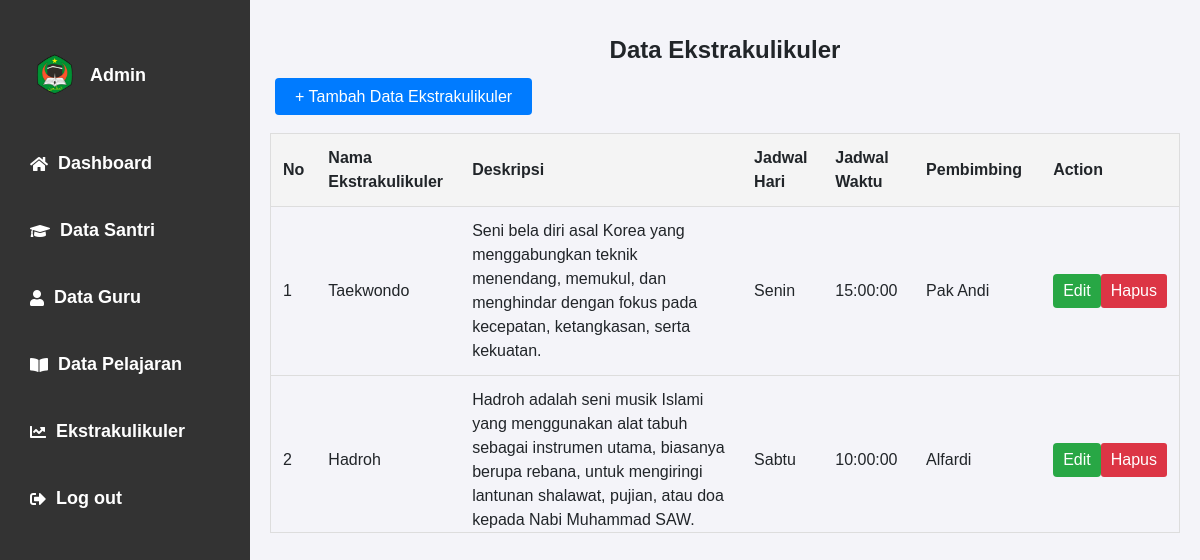
The page /ekstrakulikuler.php (signed in) on the database its author committed.
### tables this page shows
CREATE TABLE `ekstrakulikuler` (
  `id` int(11) NOT NULL,
  `nama_ekstrakulikuler` varchar(100) NOT NULL,
  `deskripsi` text DEFAULT NULL,
  `jadwal_hari` varchar(50) DEFAULT NULL,
  `jadwal_waktu` time DEFAULT NULL,
  `pembimbing` varchar(100) DEFAULT NULL,
  `created_at` timestamp NOT NULL DEFAULT current_timestamp(),
  `updated_at` timestamp NOT NULL DEFAULT current_timestamp() ON UPDATE current_timestamp()
);

### ekstrakulikuler.php (the view, shortened to what this page needs)
<?php
include 'sidebar.php';
?>
<!DOCTYPE html>
<html lang="id">
<head>
    <link rel="stylesheet" href="https://cdn.datatables.net/1.13.6/css/jquery.dataTables.min.css">
</head>
<body>
    <div class="container mt-3">
        <h2 class="text-center">Data Ekstrakulikuler</h2>
        <a href="tambah_ekstra.php" class="btn-primary mb-3">+ Tambah Data Ekstrakulikuler</a>
        <div class="table-wrapper mt-4">
            <table id="ekstrakulikuler" class="display" style="width:100%">
                <thead>
                    <tr>
                        <th>No</th>
                        <th>Nama Ekstrakulikuler</th>
                        <th>Deskripsi</th>
                        <th>Jadwal Hari</th>
                        <th>Jadwal Waktu</th>
                        <th>Pembimbing</th>
                        <th>Action</th>
                    </tr>
                </thead>
                <tbody>
                    <?php
                    require_once 'config.php';
                    $sql = "SELECT * FROM ekstrakulikuler";
                    $result = $koneksi->query($sql);
                    if ($result->num_rows > 0) {
                        $no = 1;
                        while ($row = $result->fetch_assoc()) {
                            echo "<tr>
                                <td>{$no}</td>
                                <td>" . htmlspecialchars($row['nama_ekstrakulikuler']) . "</td>
                                <td>" . htmlspecialchars($row['deskripsi']) . "</td>
                                <td>" . htmlspecialchars($row['jadwal_hari']) . "</td>
                                <td>" . htmlspecialchars($row['jadwal_waktu']) . "</td>
                                <td>" . htmlspecialchars($row['pembimbing']) . "</td>
                                <td>
                                    <div class='btn-group'>
                                        <a href='update_ekstra.php?id={$row['id']}' class='btn-success btn-sm'>Edit</a>
                                        <a href='delete_ekstra.php?id={$row['id']}' class='btn-danger btn-sm' onclick=\"return confirm('Yakin ingin menghapus?');\">Hapus</a>
                                    </div>
                                </td>
                            </tr>";
                            $no++;
                        }
                    } else {
                        echo "<tr><td colspan='9'>Tidak ada data ekstrakulikuler.</td></tr>";
                    }
                    ?>
                </tbody>
            </table>
        </div>
    </div>
</body>
</html>

### sidebar.php (style rules this page uses)
* { margin: 0; padding: 0; box-sizing: border-box; }

### ekstrakulikuler.php (style rules this page uses)
body { margin: 0; padding: 0; font-family: Arial, sans-serif; overflow-x: hidden; background-color: #f4f4f9; }
.container { margin-left: 250px; padding: 20px; width: calc(100% - 250px); }
h2.text-center { margin-bottom: 20px; font-size: 24px; font-weight: bold; }
.btn-primary { margin: 5px; padding: 10px 20px; background-color: #007bff; color: white; text-decoration: none; border-radius: 4px; font-size: 16px; }
.table-wrapper { border: 1px solid #ddd; overflow-y: auto; max-height: 400px; -webkit-overflow-scrolling: touch; }
table { width: 100%; border-collapse: collapse; }
th, td { padding: 12px; text-align: left; border-bottom: 1px solid #ddd; }
th { background-color: #f4f4f4; font-weight: bold; position: sticky; top: 0; z-index: 2; }
.btn-success { background-color: #28a745; color: white; text-decoration: none; padding: 5px 10px; border-radius: 4px; }
.btn-danger { background-color: #dc3545; color: white; text-decoration: none; padding: 5px 10px; border-radius: 3px; }
.btn-group { display: flex; justify-content: space-between; }

### rows shown on the page
ekstrakulikuler: nama_ekstrakulikuler "Taekwondo", deskripsi "Seni bela diri asal Korea yang menggabungkan teknik menendang, memukul, dan menghindar dengan fokus pada kecepatan, ketangkasan, serta kekuatan.", jadwal_hari "Senin", jadwal_waktu "15:00:00", pembimbing "Pak Andi"
ekstrakulikuler: nama_ekstrakulikuler "Hadroh", deskripsi "Hadroh adalah seni musik Islami yang menggunakan alat tabuh sebagai instrumen utama, biasanya berupa rebana, untuk mengiringi lantunan shalawat, pujian, atau doa kepada Nabi Muhammad SAW.", jadwal_hari "Sabtu", jadwal_waktu "10:00:00", pembimbing "Alfardi"
